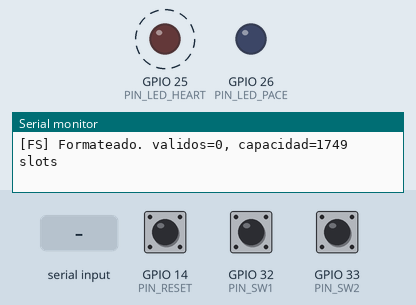
This sketch was run on a simulated ESP32. Shown: output pins drawn as LEDs (lit = HIGH), the last lines printed to the serial monitor. Dashed ring = blinking. Inputs (shaded band) come from the test bench; at power-on: GPIO 32 (PIN_SW1) LOW, GPIO 14 (PIN_RESET) HIGH, GPIO 33 (PIN_SW2) LOW. Random numbers use the default seed unless the sketch sets one.

Above: at 1.2 s.
1.3 s: "d" received over Serial
4.9 s: GPIO 32 (PIN_SW1) pulled HIGH for 3.2 s
At 4.9 s:
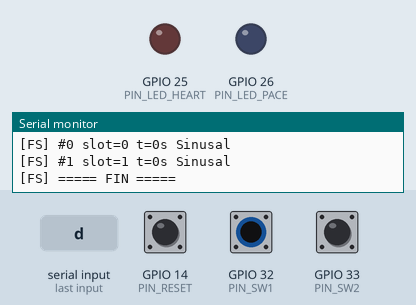
Timing chart, 0 to 15.6 s (numbered marks = the images above; inputs shaded):
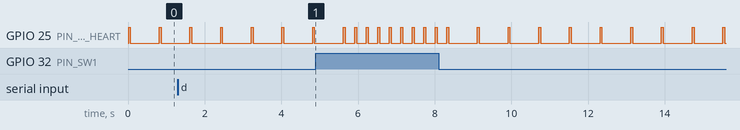

The sketch:

sketch.ino
```cpp
#include <Arduino.h>
#include "events.h"
#include "heart_sim.h"
#include "pacemaker.h"
#include "filesystem.h" // Modulo a cargo del alumno

QueueHandle_t heart_queue;
QueueHandle_t fs_queue;

#define PIN_RESET 14

// Esta función se ejecuta inmediatamente al presionar el botón
void IRAM_ATTR trigger_reset() {
    ESP.restart(); // Fuerza un reinicio inmediato (simula un corte/watchdog)
}

void fs_writer_task(void *pvParameters) {
    LogEvent_t evt_to_write;
    while(1) {
        if (xQueueReceive(fs_queue, &evt_to_write, portMAX_DELAY)) {
            // Delega la escritura atómica a la librería del alumno
            fs_log_event(evt_to_write);
        }
    }
}

void setup() {
    Serial.begin(115200);

    // Configurar el botón de reset simulado
    pinMode(PIN_RESET, INPUT_PULLUP);
    attachInterrupt(digitalPinToInterrupt(PIN_RESET), trigger_reset, FALLING);

    // Inicializar sistema de archivos (recuperación de fallos)
    fs_init();

    // Creación de colas seguras
    heart_queue = xQueueCreate(10, sizeof(LogEvent_t));
    fs_queue = xQueueCreate(20, sizeof(LogEvent_t));

    // Lanzar módulos
    HeartSim_Init(heart_queue);
    Pacemaker_Init(heart_queue, fs_queue);

    // Tarea de muy baja prioridad para no interrumpir misión crítica
    xTaskCreatePinnedToCore(fs_writer_task, "FS_Writer", 2048, NULL, 0, NULL, 1);
}

void loop() {
    // Monitoreo serial para pruebas (comandos del médico/auditor)
    if (Serial.available()) {
        char c = Serial.read();
        if (c == 'd') {
            Serial.println(">>> Volcando registros históricos...");
            fs_dump_records();
        }
    }
    vTaskDelay(pdMS_TO_TICKS(100));
}
```

events.h
```cpp
#ifndef EVENTS_H
#define EVENTS_H
#include <stdint.h>

typedef enum {
    EVT_HEART_NORMAL = 0,
    EVT_HEART_BRADY,
    EVT_HEART_TACHY,
    EVT_HEART_ARRHYTHMIA,
    EVT_PACE_FIRED
} EventType;

typedef struct {
    uint32_t timestamp;
    EventType type;
    uint32_t interval_ms;
} LogEvent_t;

#endif
```

filesystem.cpp
```cpp
#include "filesystem.h"
#include <Arduino.h>
#ifndef FS_N_SLOTS
#define FS_N_SLOTS 1749
#endif

#define FS_MAGIC 0xA5C3u
#define FS_VERSION 1u
#define FS_TS_MASK 0x00FFFFFFu

typedef struct {
    uint32_t header;
    uint32_t slots[FS_N_SLOTS];
} fs_rtc_t;

static_assert(sizeof(fs_rtc_t) <= 7168, "El FS excede 7 KB, deja >= 1 KB libre en la RTC");

static RTC_NOINIT_ATTR fs_rtc_t fs_rtc;

static volatile uint32_t *const S = fs_rtc.slots;

static uint16_t cnt[4];
static uint16_t reserve_[4];
static uint32_t evicteado[4];
static uint16_t free_cnt;
static uint16_t free_hint;
static uint32_t ts_base;

static const char *TYPE_NAME[4] = {"Sinusal", "Bradicardia", "Taquicardia", "Arritmia"};

// Funciones Auxiliares
static uint8_t crc8(const uint8_t *d, size_t n) {
    uint8_t c = 0;
    while (n--) {
        c ^= *d++;
        for (int i = 0; i < 8; i++) c = (c & 0x80) ? (uint8_t)((c << 1) ^ 0x07) : (uint8_t)(c << 1);
    }
    return c;
}

static uint32_t setear_cabecera() {
    uint32_t lo = FS_MAGIC | (FS_VERSION << 16);
    uint8_t b[3] = { (uint8_t)lo, (uint8_t)(lo >> 8), (uint8_t)(lo >> 16) };
    return lo | ((uint32_t)crc8(b, 3) << 24);
}

static bool cabecera_ok(uint32_t h) {
    uint8_t b[3] = { (uint8_t)h, (uint8_t)(h >> 8), (uint8_t)(h >> 16) };
    return (h & 0xFFFF) == FS_MAGIC && ((h >> 16) & 0xFF) == FS_VERSION && (h >> 24) == crc8(b, 3);
}

static inline uint32_t codificar_slot(uint8_t type, uint32_t ts24) {
    uint32_t w = 1u | ((uint32_t)(type & 3) << 1) | ((ts24 & FS_TS_MASK) << 3);
    if (__builtin_popcount(w) & 1) w |= (1u << 27);   // paridad par
    return w;
}
static inline bool slot_valido(uint32_t w) {
  return (w & 1) && !(w >> 28) && !(__builtin_popcount(w) & 1);
}

static inline uint8_t tipo_slot(uint32_t w)  {
  return (w >> 1) & 3;
}

static inline uint32_t slot_ts(uint32_t w) {
  return (w >> 3) & FS_TS_MASK;
}

// diferencia a - b con aritmetica modular de 24 bits (para desbordamiento)
static inline int32_t ts_diff(uint32_t a, uint32_t b) {
    int32_t d = (int32_t)((a - b) & FS_TS_MASK);
    if (d & 0x800000) d -= 0x1000000;
    return d;
}

static void calcular_reservas() {
    // arritmia 37.5 %, taquicardia 25 %, bradicardia 25 %, sinusal el resto
    reserve_[3] = (uint16_t)(FS_N_SLOTS * 3 / 8);
    reserve_[2] = (uint16_t)(FS_N_SLOTS / 4);
    reserve_[1] = (uint16_t)(FS_N_SLOTS / 4);
    reserve_[0] = (uint16_t)(FS_N_SLOTS - reserve_[3] - reserve_[2] - reserve_[1]);
}

static const char *motivo_reset() {
    switch (esp_reset_reason()) {
        case ESP_RST_POWERON: return "encendido (power-on)";
        case ESP_RST_EXT: return "pin EN externo";
        case ESP_RST_SW: return "software (esp_restart)";
        case ESP_RST_PANIC: return "panic";
        case ESP_RST_INT_WDT: return "watchdog de interrupciones";
        case ESP_RST_TASK_WDT: return "watchdog de tareas";
        case ESP_RST_WDT: return "watchdog";
        case ESP_RST_BROWNOUT: return "brownout";
        case ESP_RST_DEEPSLEEP:return "deep sleep";
        default: return "desconocido";
    }
}

// inicializacion/recuperacion
void fs_init() {
    Serial.println("[FS] Inicializando sistema de archivos (Base vacia)...");
    calcular_reservas();
    memset(cnt, 0, sizeof(cnt));
    memset(evicteado, 0, sizeof(evicteado));
    free_cnt = 0; free_hint = 0; ts_base = 0;

    Serial.printf("[FS] Motivo de reinicio: %s\n", motivo_reset());

    // validar cabecera. si es invalida, la RTC es basura o fue borrada => formatear
    if (!cabecera_ok(fs_rtc.header)) {
        Serial.println("[FS] Cabecera invalida (primer arranque o RTC borrada): formateando...");
        for (int i = 0; i < FS_N_SLOTS; i++) S[i] = 0;
        __sync_synchronize();
        fs_rtc.header = setear_cabecera(); // la cabecera se escribe al final del formateo
        free_cnt = FS_N_SLOTS;
        Serial.printf("[FS] Formateado. validos=0, capacidad=%d slots\n", FS_N_SLOTS);
        return;
    }

    // checar slots: valido / vacio / descartado
    uint32_t descartado = 0, valid = 0, max_ts = 0;
    for (int i = 0; i < FS_N_SLOTS; i++) {
        uint32_t w = S[i];
        if (w == 0) { free_cnt++; continue; }
        if (slot_valido(w)) {
            cnt[tipo_slot(w)]++;
            uint32_t t = slot_ts(w);
            if (valid == 0 || ts_diff(t, max_ts) > 0) max_ts = t;
            valid++;
        } else {
            S[i] = 0; // truncado o corrupto, se descarta
            free_cnt++;
            descartado++;
        }
    }
    ts_base = valid ? ((max_ts + 1) & FS_TS_MASK) : 0;

    Serial.printf("[FS] Recuperacion: validos=%u, descartados=%u, libres=%u\n",
                  (unsigned)valid, (unsigned)descartado, (unsigned)free_cnt);
    Serial.printf("[FS] Sinusal=%u Bradicardia=%u Taquicardia=%u Arritmia=%u\n",
                  cnt[0], cnt[1], cnt[2], cnt[3]);
}

// escritura
static int buscar_libre() {
    for (int i = 0; i < FS_N_SLOTS; i++) {
        int idx = (free_hint + i) % FS_N_SLOTS;
        if (S[idx] == 0) { free_hint = (uint16_t)((idx + 1) % FS_N_SLOTS); return idx; }
    }
    return -1;
}

// slot del registro mas viejo de la clase k (-1 si no hay)
static int mas_viejo(uint8_t k) {
    int mejor = -1; uint32_t bts = 0;
    for (int i = 0; i < FS_N_SLOTS; i++) {
        uint32_t w = S[i];
        if (slot_valido(w) && tipo_slot(w) == k) {
            uint32_t t = slot_ts(w);
            if (mejor < 0 || ts_diff(t, bts) < 0) { mejor = i; bts = t; }
        }
    }
    return mejor;
}

// solo la tarea Task_Writer llama a esta funcion, como es el único escritor evitamos condiciones de carrera.
void fs_log_event(LogEvent_t evt) {
    if (evt.type > EVT_HEART_ARRHYTHMIA) return;

    // 0..3 coincide con el codigo del slot
    uint8_t  c  = (uint8_t)evt.type;
    uint32_t ts = (ts_base + evt.timestamp / 1000u) & FS_TS_MASK;
    uint32_t w  = codificar_slot(c, ts);

    int objetivo = -1;
    if (free_cnt > 0) {
        objetivo = buscar_libre();
        if (objetivo >= 0) free_cnt--;
    }
    if (objetivo < 0) {
        // memoria llena, elegir victima segun prioridad clinica arritmia > taqui > bradi > sinusal
        int vk = -1;
        if (cnt[c] < reserve_[c]) {
            // la entrante esta dentro de su reserva, toma espacio de la clase de menor prioridad que exceda la suya
            for (int k = 0; k < 4; k++) if (k != c && cnt[k] > reserve_[k]) { vk = k; break; }
        } else {
            // solo puede desalojar a clases de menor prioridad que excedan su reserva
            for (int k = 0; k < c; k++) if (cnt[k] > reserve_[k]) { vk = k; break; }
            if (vk < 0) vk = c;
        }
        if (vk < 0) vk = c;
        objetivo = mas_viejo((uint8_t)vk);
        if (objetivo < 0) {
            for (int k = 0; k < 4 && objetivo < 0; k++) { objetivo = mas_viejo((uint8_t)k); vk = k; }
            if (objetivo < 0) return;
        }
        cnt[vk]--;
        evicteado[vk]++;
    }

    // commit es un solo store de 32 bits (reemplaza al registro viejo de una)
    S[objetivo] = w;
    cnt[c]++;
}

// lectura / volcado
static uint32_t snap[FS_N_SLOTS];
static uint16_t ord[FS_N_SLOTS];

static int cmp_ts(const void *a, const void *b) {
    uint16_t ia = *(const uint16_t *)a, ib = *(const uint16_t *)b;
    int32_t d = ts_diff(slot_ts(snap[ia]), slot_ts(snap[ib]));
    if (d) return d < 0 ? -1 : 1;
    return (int)ia - (int)ib;
}

void fs_dump_records() {
    uint32_t n = 0, c[4] = {0, 0, 0, 0};
    for (int i = 0; i < FS_N_SLOTS; i++) {
        uint32_t w = S[i];
        snap[i] = w;
        if (slot_valido(w)) { ord[n++] = (uint16_t)i; c[tipo_slot(w)]++; }
    }
    qsort(ord, n, sizeof(uint16_t), cmp_ts);

    Serial.println("[FS] Volcado de registros (Base vacia)...");
    Serial.printf("[FS] validos=%u de %d | Sinusal=%u Bradi=%u Taqui=%u Arritmia=%u\n",
                  (unsigned)n, FS_N_SLOTS, (unsigned)c[0], (unsigned)c[1], (unsigned)c[2], (unsigned)c[3]);
    Serial.printf("[FS] desalojados (desde arranque): Sinusal=%u Bradi=%u Taqui=%u Arritmia=%u\n",
                  (unsigned)evicteado[0], (unsigned)evicteado[1], (unsigned)evicteado[2], (unsigned)evicteado[3]);
    Serial.printf("[FS] reservas: %u / %u / %u / %u\n", reserve_[0], reserve_[1], reserve_[2], reserve_[3]);

    for (uint32_t k = 0; k < n; k++) {
        uint32_t w = snap[ord[k]];
        Serial.printf("[FS] #%u slot=%u t=%us %s\n", (unsigned)k, (unsigned)ord[k],
                      (unsigned)slot_ts(w), TYPE_NAME[tipo_slot(w)]);
        if ((k & 63) == 63) vTaskDelay(pdMS_TO_TICKS(1));
    }
    Serial.println("[FS] ===== FIN =====");
}
```

filesystem.h
```cpp
// filesystem.h
#ifndef FILESYSTEM_H
#define FILESYSTEM_H
#include "events.h"

// TODO: Diseñar e implementar sobre RTC Slow Memory (RTC_DATA_ATTR)
void fs_init();
void fs_log_event(LogEvent_t evt);
void fs_dump_records();

#endif
```

heart_sim.cpp
```cpp
// heart_sim.cpp
#include "heart_sim.h"
#include "events.h"
#include <Arduino.h>

#define PIN_SW1 32
#define PIN_SW2 33
#define PIN_LED_HEART 25

static QueueHandle_t q_out;

void heart_task(void *pvParameters) {
    while (1) {
        bool sw1 = digitalRead(PIN_SW1);
        bool sw2 = digitalRead(PIN_SW2);

        uint32_t delay_ms = 800; // Por defecto: 00 Normal (~75 BPM)
        EventType current_type = EVT_HEART_NORMAL;

        if (!sw1 && sw2) { // 01: Bradicardia
            delay_ms = 1800;
            current_type = EVT_HEART_BRADY;
        } else if (sw1 && !sw2) { // 10: Taquicardia
            delay_ms = 300;
            current_type = EVT_HEART_TACHY;
        } else if (sw1 && sw2) { // 11: Arritmia errática
            delay_ms = random(200, 2000);
            current_type = EVT_HEART_ARRHYTHMIA;
        }

        // Pulso del corazón
        digitalWrite(PIN_LED_HEART, HIGH);
        vTaskDelay(pdMS_TO_TICKS(50));
        digitalWrite(PIN_LED_HEART, LOW);

        // Enviar evento
        LogEvent_t evt = {millis(), current_type, delay_ms};
        xQueueSend(q_out, &evt, 0);

        vTaskDelay(pdMS_TO_TICKS(delay_ms - 50));
    }
}

void HeartSim_Init(QueueHandle_t out_queue) {
    q_out = out_queue;
    pinMode(PIN_SW1, INPUT_PULLUP);
    pinMode(PIN_SW2, INPUT_PULLUP);
    pinMode(PIN_LED_HEART, OUTPUT);
    xTaskCreatePinnedToCore(heart_task, "HeartTask", 2048, NULL, 1, NULL, 0);
}
```

heart_sim.h
```cpp
// heart_sim.h
#ifndef HEART_SIM_H
#define HEART_SIM_H
#include <freertos/FreeRTOS.h>
#include <freertos/queue.h>

void HeartSim_Init(QueueHandle_t out_queue);

#endif
```

pacemaker.cpp
```cpp
// pacemaker.cpp
#include "pacemaker.h"
#include "events.h"
#include <Arduino.h>

#define PIN_LED_PACE 26
#define BRADY_THRESHOLD_MS 1200

static QueueHandle_t q_in;
static QueueHandle_t q_fs;

void pacemaker_task(void *pvParameters) {
    LogEvent_t incoming_evt;
    while (1) {
        if (xQueueReceive(q_in, &incoming_evt, portMAX_DELAY)) {
            // Reenviar latido al File System para registro histórico
            xQueueSend(q_fs, &incoming_evt, 0);

            // Lógica del marcapasos (reaccionar a bradicardia o latido faltante)
            if (incoming_evt.interval_ms > BRADY_THRESHOLD_MS || incoming_evt.type == EVT_HEART_BRADY) {
                // Simular disparo del marcapasos
                digitalWrite(PIN_LED_PACE, HIGH);
                vTaskDelay(pdMS_TO_TICKS(30));
                digitalWrite(PIN_LED_PACE, LOW);

                // Registrar la intervención médica en el File System
                LogEvent_t pace_evt = {millis(), EVT_PACE_FIRED, 0};
                xQueueSend(q_fs, &pace_evt, 0);
            }
        }
    }
}

void Pacemaker_Init(QueueHandle_t in_queue, QueueHandle_t fs_queue) {
    q_in = in_queue;
    q_fs = fs_queue;
    pinMode(PIN_LED_PACE, OUTPUT);
    xTaskCreatePinnedToCore(pacemaker_task, "PaceTask", 2048, NULL, 2, NULL, 1);
}
```

pacemaker.h
```cpp
// pacemaker.h
#ifndef PACEMAKER_H
#define PACEMAKER_H
#include <freertos/FreeRTOS.h>
#include <freertos/queue.h>

void Pacemaker_Init(QueueHandle_t in_queue, QueueHandle_t fs_queue);

#endif
```
